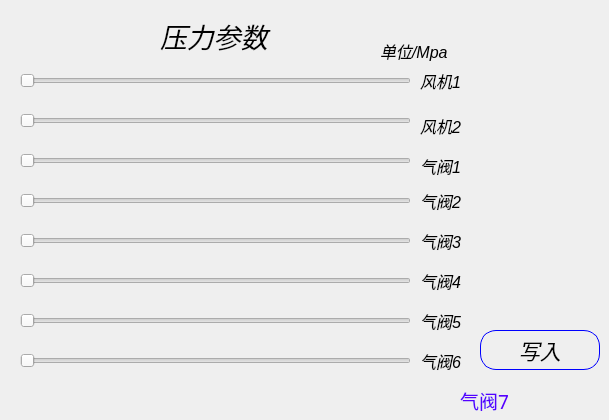
       <widget class="QWidget" name="w_fucparameter_press">
        <widget class="QLabel" name="label_103">
         <property name="geometry">
          <rect>
           <x>380</x>
           <y>40</y>
           <width>81</width>
           <height>21</height>
          </rect>
         </property>
         <property name="font">
          <font>
           <family>Arial</family>
           <pointsize>12</pointsize>
           <italic>true</italic>
          </font>
         </property>
         <property name="styleSheet">
          <string notr="true">color: rgb(0, 0, 0);</string>
         </property>
         <property name="text">
          <string>单位/Mpa</string>
         </property>
        </widget>
        <widget class="QSlider" name="horizontalSlider">
         <property name="geometry">
          <rect>
           <x>20</x>
           <y>70</y>
           <width>391</width>
           <height>22</height>
          </rect>
         </property>
         <property name="font">
          <font>
           <family>Alef</family>
           <pointsize>12</pointsize>
          </font>
         </property>
         <property name="styleSheet">
          <string notr="true">color: rgb(85, 0, 255);</string>
         </property>
         <property name="orientation">
          <enum>Qt::Horizontal</enum>
         </property>
        </widget>
        <widget class="QLabel" name="label">
         <property name="geometry">
          <rect>
           <x>420</x>
           <y>70</y>
           <width>54</width>
           <height>21</height>
          </rect>
         </property>
         <property name="font">
          <font>
           <family>Arial</family>
           <pointsize>12</pointsize>
           <italic>true</italic>
          </font>
         </property>
         <property name="styleSheet">
          <string notr="true">color: rgb(0, 0, 0);</string>
         </property>
         <property name="text">
          <string>风机1</string>
         </property>
        </widget>
        <widget class="QLabel" name="label_5">
         <property name="geometry">
          <rect>
           <x>420</x>
           <y>110</y>
           <width>61</width>
           <height>31</height>
          </rect>
         </property>
         <property name="font">
          <font>
           <family>Arial</family>
           <pointsize>12</pointsize>
           <italic>true</italic>
          </font>
         </property>
         <property name="styleSheet">
          <string notr="true">color: rgb(0, 0, 0);</string>
         </property>
         <property name="text">
          <string>风机2</string>
         </property>
        </widget>
        <widget class="QSlider" name="horizontalSlider_2">
         <property name="geometry">
          <rect>
           <x>20</x>
           <y>110</y>
           <width>391</width>
           <height>22</height>
          </rect>
         </property>
         <property name="font">
          <font>
           <family>Alef</family>
           <pointsize>12</pointsize>
          </font>
         </property>
         <property name="styleSheet">
          <string notr="true">color: rgb(85, 0, 255);</string>
         </property>
         <property name="orientation">
          <enum>Qt::Horizontal</enum>
         </property>
        </widget>
        <widget class="QLabel" name="label_51">
         <property name="geometry">
          <rect>
           <x>420</x>
           <y>350</y>
           <width>61</width>
           <height>21</height>
          </rect>
         </property>
         <property name="font">
          <font>
           <family>Arial</family>
           <pointsize>12</pointsize>
           <italic>true</italic>
          </font>
         </property>
         <property name="styleSheet">
          <string notr="true">color: rgb(0, 0, 0);</string>
         </property>
         <property name="text">
          <string>气阀6</string>
         </property>
        </widget>
        <widget class="QSlider" name="horizontalSlider_3">
         <property name="geometry">
          <rect>
           <x>20</x>
           <y>350</y>
           <width>391</width>
           <height>22</height>
          </rect>
         </property>
         <property name="font">
          <font>
           <family>Alef</family>
           <pointsize>12</pointsize>
          </font>
         </property>
         <property name="styleSheet">
          <string notr="true">color: rgb(85, 0, 255);</string>
         </property>
         <property name="orientation">
          <enum>Qt::Horizontal</enum>
         </property>
        </widget>
        <widget class="QLabel" name="label_102">
         <property name="geometry">
          <rect>
           <x>420</x>
           <y>150</y>
           <width>51</width>
           <height>31</height>
          </rect>
         </property>
         <property name="font">
          <font>
           <family>Arial</family>
           <pointsize>12</pointsize>
           <italic>true</italic>
          </font>
         </property>
         <property name="styleSheet">
          <string notr="true">color: rgb(0, 0, 0);</string>
         </property>
         <property name="text">
          <string>气阀1</string>
         </property>
        </widget>
        <widget class="QSlider" name="horizontalSlider_4">
         <property name="geometry">
          <rect>
           <x>20</x>
           <y>150</y>
           <width>391</width>
           <height>22</height>
          </rect>
         </property>
         <property name="font">
          <font>
           <family>Alef</family>
           <pointsize>12</pointsize>
          </font>
         </property>
         <property name="styleSheet">
          <string notr="true">color: rgb(85, 0, 255);</string>
         </property>
         <property name="orientation">
          <enum>Qt::Horizontal</enum>
         </property>
        </widget>
        <widget class="QLabel" name="label_108">
         <property name="geometry">
          <rect>
           <x>420</x>
           <y>190</y>
           <width>51</width>
           <height>21</height>
          </rect>
         </property>
         <property name="font">
          <font>
           <family>Arial</family>
           <pointsize>12</pointsize>
           <italic>true</italic>
          </font>
         </property>
         <property name="styleSheet">
          <string notr="true">color: rgb(0, 0, 0);</string>
         </property>
         <property name="text">
          <string>气阀2</string>
         </property>
        </widget>
        <widget class="QSlider" name="horizontalSlider_5">
         <property name="geometry">
          <rect>
           <x>20</x>
           <y>190</y>
           <width>391</width>
           <height>22</height>
          </rect>
         </property>
         <property name="font">
          <font>
           <family>Alef</family>
           <pointsize>12</pointsize>
          </font>
         </property>
         <property name="styleSheet">
          <string notr="true">color: rgb(85, 0, 255);</string>
         </property>
         <property name="orientation">
          <enum>Qt::Horizontal</enum>
         </property>
        </widget>
        <widget class="QLabel" name="label_114">
         <property name="geometry">
          <rect>
           <x>420</x>
           <y>230</y>
           <width>51</width>
           <height>21</height>
          </rect>
         </property>
         <property name="font">
          <font>
           <family>Arial</family>
           <pointsize>12</pointsize>
           <italic>true</italic>
          </font>
         </property>
         <property name="styleSheet">
          <string notr="true">color: rgb(0, 0, 0);</string>
         </property>
         <property name="text">
          <string>气阀3</string>
         </property>
        </widget>
        <widget class="QSlider" name="horizontalSlider_6">
         <property name="geometry">
          <rect>
           <x>20</x>
           <y>230</y>
           <width>391</width>
           <height>22</height>
          </rect>
         </property>
         <property name="font">
          <font>
           <family>Alef</family>
           <pointsize>12</pointsize>
          </font>
         </property>
         <property name="styleSheet">
          <string notr="true">color: rgb(85, 0, 255);</string>
         </property>
         <property name="orientation">
          <enum>Qt::Horizontal</enum>
         </property>
        </widget>
        <widget class="QLabel" name="label_116">
         <property name="geometry">
          <rect>
           <x>420</x>
           <y>270</y>
           <width>51</width>
           <height>21</height>
          </rect>
         </property>
         <property name="font">
          <font>
           <family>Arial</family>
           <pointsize>12</pointsize>
           <italic>true</italic>
          </font>
         </property>
         <property name="styleSheet">
          <string notr="true">color: rgb(0, 0, 0);</string>
         </property>
         <property name="text">
          <string>气阀4</string>
         </property>
        </widget>
        <widget class="QSlider" name="horizontalSlider_7">
         <property name="geometry">
          <rect>
           <x>20</x>
           <y>270</y>
           <width>391</width>
           <height>22</height>
          </rect>
         </property>
         <property name="font">
          <font>
           <family>Alef</family>
           <pointsize>12</pointsize>
          </font>
         </property>
         <property name="styleSheet">
          <string notr="true">color: rgb(85, 0, 255);</string>
         </property>
         <property name="orientation">
          <enum>Qt::Horizontal</enum>
         </property>
        </widget>
        <widget class="QSlider" name="horizontalSlider_8">
         <property name="geometry">
          <rect>
           <x>20</x>
           <y>310</y>
           <width>391</width>
           <height>22</height>
          </rect>
         </property>
         <property name="font">
          <font>
           <family>Alef</family>
           <pointsize>12</pointsize>
          </font>
         </property>
         <property name="styleSheet">
          <string notr="true">color: rgb(85, 0, 255);</string>
         </property>
         <property name="orientation">
          <enum>Qt::Horizontal</enum>
         </property>
        </widget>
        <widget class="QLabel" name="label_117">
         <property name="geometry">
          <rect>
           <x>420</x>
           <y>310</y>
           <width>61</width>
           <height>21</height>
          </rect>
         </property>
         <property name="font">
          <font>
           <family>Arial</family>
           <pointsize>12</pointsize>
           <italic>true</italic>
          </font>
         </property>
         <property name="styleSheet">
          <string notr="true">color: rgb(0, 0, 0);</string>
         </property>
         <property name="text">
          <string>气阀5</string>
         </property>
        </widget>
        <widget class="QLabel" name="label_119">
         <property name="geometry">
          <rect>
           <x>460</x>
           <y>390</y>
           <width>61</width>
           <height>21</height>
          </rect>
         </property>
         <property name="font">
          <font>
           <family>Alef</family>
           <pointsize>14</pointsize>
          </font>
         </property>
         <property name="styleSheet">
          <string notr="true">color: rgb(85, 0, 255);</string>
         </property>
         <property name="text">
          <string>气阀7</string>
         </property>
        </widget>
        <widget class="QLabel" name="label_335">
         <property name="geometry">
          <rect>
           <x>160</x>
           <y>20</y>
           <width>111</width>
           <height>31</height>
          </rect>
         </property>
         <property name="font">
          <font>
           <family>Arial</family>
           <pointsize>20</pointsize>
           <italic>true</italic>
          </font>
         </property>
         <property name="styleSheet">
          <string notr="true">c
color: rgb(0, 0, 0);</string>
         </property>
         <property name="text">
          <string>压力参数</string>
         </property>
        </widget>
        <widget class="QPushButton" name="btn_Fucparameter_write_speedvalue_2">
         <property name="geometry">
          <rect>
           <x>480</x>
           <y>330</y>
           <width>120</width>
           <height>40</height>
          </rect>
         </property>
         <property name="minimumSize">
          <size>
           <width>120</width>
           <height>40</height>
          </size>
         </property>
         <property name="maximumSize">
          <size>
           <width>100</width>
           <height>200</height>
          </size>
         </property>
         <property name="font">
          <font>
           <family>Arial</family>
           <pointsize>16</pointsize>
           <weight>50</weight>
           <italic>true</italic>
           <bold>false</bold>
          </font>
         </property>
         <property name="styleSheet">
          <string notr="true">QPushButton{
 background:transparent;
 color: rgb(0,0,0);
 border-style:outset;
 border:1px solid blue;
 border-radius:16px
}

QPushButton:hover{
 background-color: rgb(45, 104, 125);
 border-style: inset;
}

QPushButton:checked{ 
 background-color: rgb(6, 99, 130);
 color: blue;
}</string>
         </property>
         <property name="text">
          <string>写入</string>
         </property>
         <property name="icon">
          <iconset resource="../qrc/tupian/zz.qrc">
           <normaloff>:/z/write.png</normaloff>:/z/write.png</iconset>
         </property>
         <property name="iconSize">
          <size>
           <width>30</width>
           <height>30</height>
          </size>
         </property>
        </widget>
       </widget>
